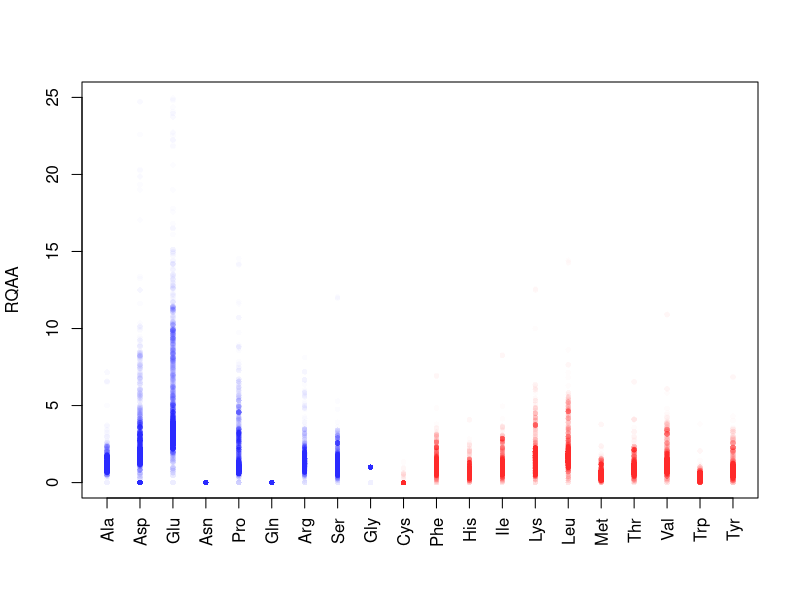

Here is the R script that generated this plot:
library(scales)

setwd("<specify_here_the_path_where_you_put_dataFigure6.csv>")

df <- read.csv('dataFigure6.csv')

plot.aminodist <- function(x,labels,color,df,size,alpha) 
{
  n <- length(colnames(df))
  y <- df[,1]
  plot(x,y,pch=16,cex=size,xaxt='n',xlab="", ylab="RQAA",col=alpha(color,alpha), ylim=c(0,25))
  axis(1,at=x,labels=labels,las=2)
  apply(df[,2:n],MARGIN=2,FUN=function(y) {points(x,y,pch=16,cex=size,col=alpha(color,alpha))})
}
plot.aminodist(df[,1],df[,2],c(rep('blue',9),rep('red',11)),df[,3:4908],0.75,0.01)

